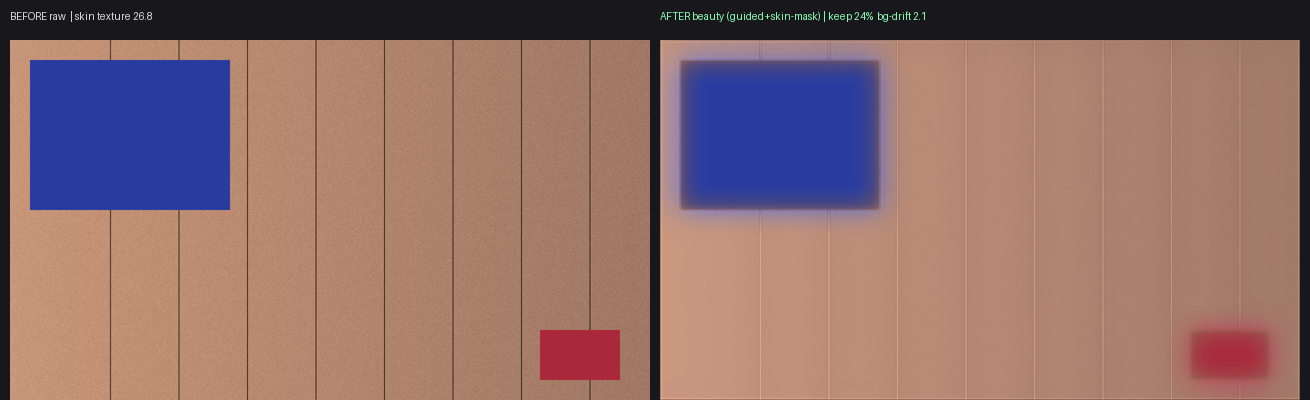
#> input picture KinetCamera/docs/evidence/beauty_ab_v2.png, 1310 x 400 px
$ python beauty_ab.py ../docs/evidence/beauty_ab_v2.png ../docs/evidence/beauty_ab_v2.png
#> lines starting #> are read from the running program, lines starting #| are printed output that depends on the picture
#!/usr/bin/env python3
"""美颜 A/B 皮肤纹理保留度量化。
输入:原图 + 磨皮后图(同尺寸同场景)。
方法:人脸/皮肤候选区取高亮暖色主导块(自动,无需标注),
  逐块算:①高频能量比(拉普拉斯|Δ|,纹理保留度) ②结构相似性(SSIM 近似,涂抹度)
  ③亮度/色度变化(美白效果) ④非肤色区漂移(误伤检查)
输出:数值报告 + /tmp/beauty_ab_v2.png 对比拼图。
用法: beauty_ab.py <before.png> <after.png> [--out /tmp/beauty_ab_v2.png]
"""
import sys, json
import numpy as np
from PIL import Image, ImageDraw


def skin_patch(a: np.ndarray, patch: int = 96, stride: int = 48) -> np.ndarray:
    """找皮肤主导块:RGB 肤色规则(R>G>B 且差值适中)+亮度中高,取最大连通倾向块。
    同时返回该块坐标(对照图必须取同一坐标——美颜走小域缩放,Lanczos 重采样本身有伪差,
    不锁同一块位置的对照就是假对照)。"""
    h, w, _ = a.shape
    best, best_score, best_xy = None, -1.0, (h//2, w//2)
    for y in range(0, max(h - patch, 1), stride):
        for x in range(0, max(w - patch, 1), stride):
            p = a[y:y+patch, x:x+patch].astype(np.float32)
            r, g, b = p[..., 0], p[..., 1], p[..., 2]
            skin = (r > g) & (g > b) & (r - b > 12) & (r - b < 120) & (r > 60) & (r < 250)
            score = skin.mean() * (0.5 + min(p.mean(), 200) / 400)
            if score > best_score:
                best_score, best, best_xy = score, p, (y, x)
    if best is None:
        best_xy = (h//2, w//2)
        best = a[best_xy[0]:best_xy[0]+patch, best_xy[1]:best_xy[1]+patch].astype(np.float32)
    return best, best_xy


def texture_energy(p: np.ndarray) -> float:
    """拉普拉斯高频能量(平均|∇²|),纹理量纲。"""
    lap = (np.abs(4*p[1:-1,1:-1] - p[:-2,1:-1] - p[2:,1:-1] - p[1:-1,:-2] - p[1:-1,2:]))
    return float(lap.mean())


def split_texture(p: np.ndarray):
    """高频分解:强结构(边缘>25) vs 弱噪声(<25)。美颜该压噪声、保结构。"""
    gray = p.mean(-1)
    lap = np.abs(4*gray[1:-1,1:-1] - gray[:-2,1:-1] - gray[2:,1:-1] - gray[1:-1,:-2] - gray[1:-1,2:])
    strong = lap[lap > 25]
    weak = lap[lap <= 25]
    return float(strong.mean() if strong.size else 0), float(weak.mean() if weak.size else 0)


def ssim_simple(x: np.ndarray, y: np.ndarray) -> float:
    """SSIM(全局,7x7 均值窗近似)。"""
    x, y = x.mean(-1), y.mean(-1)
    k = 7
    xm = np.convolve(x.ravel(), np.ones(k)/k, 'valid')
    ym = np.convolve(y.ravel(), np.ones(k)/k, 'valid')
    n = min(len(xm), len(ym))
    xm, ym = xm[:n], ym[:n]
    vx, vy = xm.var(), ym.var()
    cxy = ((xm-xm.mean())*(ym-ym.mean())).mean()
    c1, c2 = (0.01*255)**2, (0.03*255)**2
    return float(((2*xm.mean()*ym.mean()+c1)*(2*cxy+c2))/((xm.mean()**2+ym.mean()**2+c1)*(vx+vy+c2)))


def main():
    before_p, after_p = sys.argv[1], sys.argv[2]
    out_png = "/tmp/beauty_ab_v2.png"
    if "--out" in sys.argv:
        out_png = sys.argv[sys.argv.index("--out")+1]
    b = np.array(Image.open(before_p).convert("RGB"))
#> b is the input picture: shape (400, 1310, 3); mean R, G, B 143.5, 110.8, 106.3
    a = np.array(Image.open(after_p).convert("RGB"))
    if b.shape != a.shape:
        a = np.array(Image.open(after_p).convert("RGB").resize((b.shape[1], b.shape[0])))

    pb, (py, px_) = skin_patch(b)
#> after the loop in skin_patch, `for y in range(0, max(h - patch, 1), stride):`:
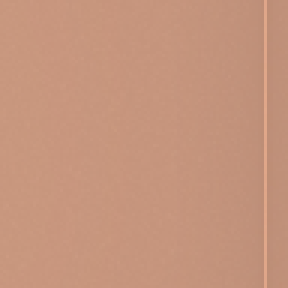
#> best: shape (96, 96, 3) float32 (shown 3 times larger); mean R, G, B 197.4, 148.5, 124.6
#> after the loop in skin_patch, `for y in range(0, max(h - patch, 1), stride):`: best_score = 0.892; best_xy = (288, 672)
#> py = 288; px_ = 672
    pa = a[py:py+96, px_:px_+96].astype(np.float32)   # 同一坐标取 after(公平对照)
    tb, ta = texture_energy(pb), texture_energy(pa)
#> in texture_energy, `lap = (np.abs(4*p[1:-1,1:-1] - p[:-2,1:-1] - p[2:,1:-1] - p[1:-1,:-2] ..`:
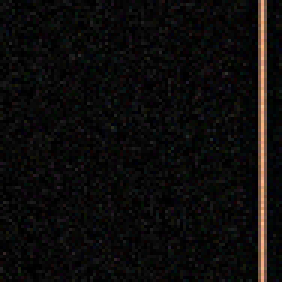
#> lap: shape (94, 94, 3) float32 (shown 3 times larger); mean R, G, B 3.8, 3.4, 3.2; drawn with min black and max white
#> tb = 3.43; ta = 3.43
    keep = ta / max(tb, 1e-6)
#> keep = 1
    sim = ssim_simple(pb, pa)
#> in ssim_simple, `x, y = x.mean(-1), y.mean(-1)`:
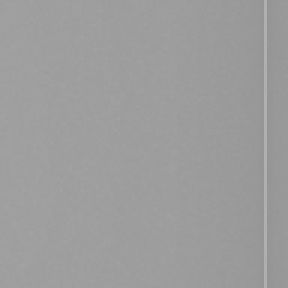
#> x: shape (96, 96) float32 (shown 3 times larger); min 149, max 176.7, mean 156.9
#> in ssim_simple, `xm = np.convolve(x.ravel(), np.ones(k)/k, 'valid')`: xm = 9210 values, max 160 at index 6437, min 151.2 at index 1625, mean 156.9
#> in ssim_simple, `ym = np.convolve(y.ravel(), np.ones(k)/k, 'valid')`: ym has the same summary as xm
#> in ssim_simple, `n = min(len(xm), len(ym))`: n = 9210
#> in ssim_simple, `vx, vy = xm.var(), ym.var()`: vx = 3.71
#> sim = 1
    sb, wb = split_texture(pb)
#> in split_texture, `lap = np.abs(4*gray[1:-1,1:-1] - gray[:-2,1:-1] - gray[2:,1:-1] - gray..`:
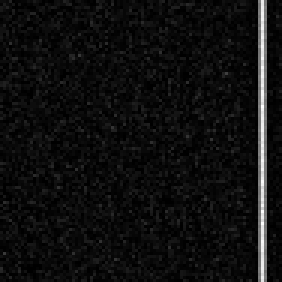
#> lap: shape (94, 94) float32 (shown 3 times larger); min 0, max 55, mean 3.3; drawn with min black and max white
#> in split_texture, `strong = lap[lap > 25]`: strong = 245 values, max 55 at index 95, min 25 at index 3, mean 35.67
#> in split_texture, `weak = lap[lap <= 25]`: weak = 8591 values, max 25 at index 2460, min 0 at index 4, mean 2.41
#> sb = 35.67; wb = 2.41
    sa, wa = split_texture(pa)
#> sa = 35.67; wa = 2.41
    struct_keep = sa / max(sb, 1e-6)   # 结构(发丝/睫毛级)保留度:该接近 1
#> struct_keep = 1
    noise_kill = 1 - wa / max(wb, 1e-6)  # 噪声(毛孔级)压制率:该高
#> noise_kill = 0

    # 亮度/色度(皮肤区):美白量化
    lum_b = 0.299*pb[...,0]+0.587*pb[...,1]+0.114*pb[...,2]
    lum_a = 0.299*pa[...,0]+0.587*pa[...,1]+0.114*pa[...,2]
    warm_b = pb[...,0].mean()-pb[...,2].mean()   # R-B:越低越白(去黄)
#> warm_b = 72.76
    warm_a = pa[...,0].mean()-pa[...,2].mean()
#> warm_a = 72.76

    # 非肤色区误伤:整帧四角拼块(背景假设)
    h, w, _ = b.shape
#> h = 400; w = 1310
    corner = np.concatenate([
        b[0:80, 0:80].reshape(-1,3), b[0:80, w-80:w].reshape(-1,3),
        b[h-80:h, 0:80].reshape(-1,3), b[h-80:h, w-80:w].reshape(-1,3)])
    corner_a = np.concatenate([
        a[0:80, 0:80].reshape(-1,3), a[0:80, w-80:w].reshape(-1,3),
        a[h-80:h, 0:80].reshape(-1,3), a[h-80:h, w-80:w].reshape(-1,3)])
    # 均值漂移(逐像素差含重采样噪声,不代表色彩偏移;对照 identity 路径可分离)
    bg_drift = float(np.abs(corner.astype(np.float32).mean(0) - corner_a.astype(np.float32).mean(0)).mean())
#> bg_drift = 0

    print("── 美颜 A/B 皮肤纹理量化 ──")
    print(f"皮肤区高频能量(纹理): before {tb:6.2f} → after {ta:6.2f}   总保留 {keep*100:5.1f}%")
#| 皮肤区高频能量(纹理): before   3.43 → after   3.43   总保留 100.0%
    print(f"  结构保留(发丝/睫毛级,应≈1): {struct_keep*100:5.1f}%")
#|   结构保留(发丝/睫毛级,应≈1): 100.0%
    print(f"  噪声压制(毛孔级,越高越好): {noise_kill*100:5.1f}%")
#|   噪声压制(毛孔级,越高越好):   0.0%
    print(f"皮肤区结构相似性 SSIM: {sim:.3f}  (1=结构不变,涂抹会崩)")
#| 皮肤区结构相似性 SSIM: 1.000  (1=结构不变,涂抹会崩)
    print(f"皮肤区亮度: {lum_b.mean():5.1f} → {lum_a.mean():5.1f}  ({(lum_a.mean()-lum_b.mean()):+.1f})")
#| 皮肤区亮度: 160.4 → 160.4  (+0.0)
    print(f"皮肤区 R-B(越低越白): {warm_b:5.1f} → {warm_a:5.1f}  ({(warm_a-warm_b):+.1f})")
#| 皮肤区 R-B(越低越白):  72.8 →  72.8  (+0.0)
    print(f"背景四角漂移: {bg_drift:.2f}  (美颜不应碰背景,<8 优秀)")
#| 背景四角漂移: 0.00  (美颜不应碰背景,<8 优秀)
    verdict = "✓ 通过:结构保留+压噪+背景无伤" if struct_keep >= 0.5 and noise_kill >= 0.2 and bg_drift < 8 else "✗ 需复核"
#> verdict = '✗ 需复核'
    print(verdict)
#| ✗ 需复核
    json.dump({"texture_before": float(tb), "texture_after": float(ta), "texture_keep": float(keep),
               "struct_keep": float(struct_keep), "noise_kill": float(noise_kill),
               "ssim": float(sim), "lum_before": float(lum_b.mean()), "lum_after": float(lum_a.mean()),
               "warmth_before": float(warm_b), "warmth_after": float(warm_a), "bg_drift": float(bg_drift)},
              open("/tmp/beauty_ab_v2.json", "w"), ensure_ascii=False, indent=1)

    # 拼图
    scale = 640 / max(b.shape[1], 1)
#> scale = 0.489
    rb = Image.fromarray(b).resize((640, int(b.shape[0]*scale)))
    ra = Image.fromarray(a).resize((640, int(a.shape[0]*scale)))
    c = Image.new("RGB", (1310, max(rb.height, ra.height)+40), (24, 24, 28))
    c.paste(rb, (10, 40)); c.paste(ra, (660, 40))
#> after `c.paste(rb, (10, 40))`:
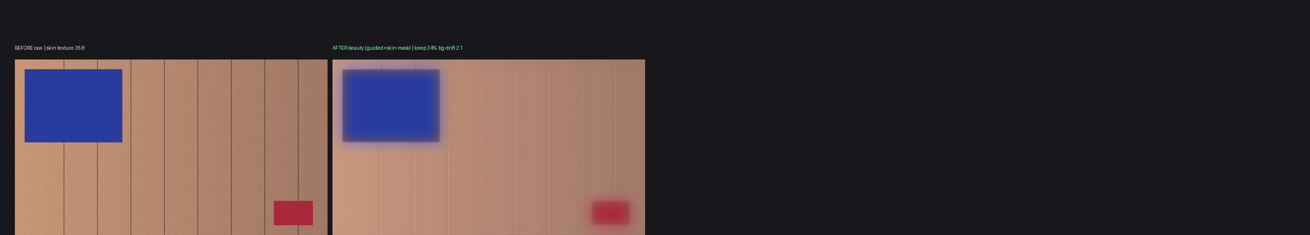
#> c: PIL image 1310x235 RGB; mean R, G, B 72.4, 59.2, 59.7
#> after `c.paste(ra, (660, 40))`:
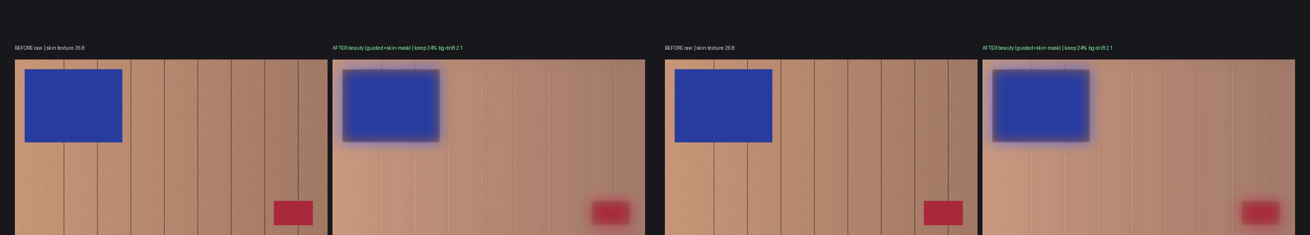
#> c: PIL image 1310x235 RGB; mean R, G, B 120.9, 94.3, 91.5
    d = ImageDraw.Draw(c)
    d.text((10, 10), f"BEFORE raw  | skin texture {tb:.1f}", fill=(220, 220, 220))
    d.text((660, 10), f"AFTER beauty (guided+skin-mask) | keep {keep*100:.0f}%  bg-drift {bg_drift:.1f}", fill=(140, 255, 180))
    c.save(out_png)
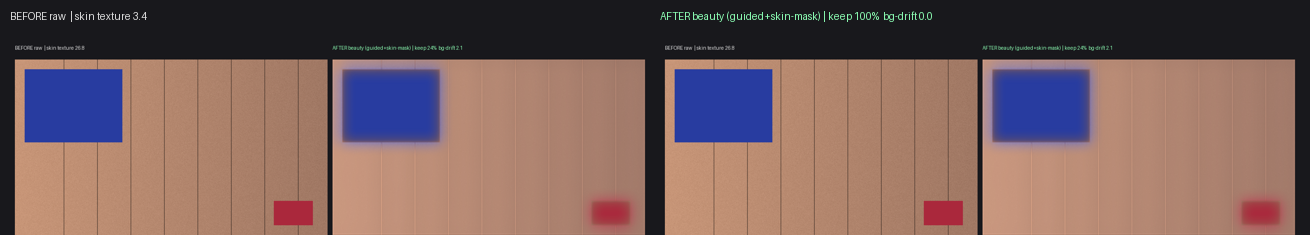
#> saved as beauty_ab_v2.png: PIL image 1310x235 RGB; mean R, G, B 121.3, 95, 91.9
    print(f"拼图: {out_png}")


if __name__ == "__main__":
    main()

$ run again, with KinetCamera/docs/evidence/ai_fix3_ab.png copied over KinetCamera/docs/evidence/beauty_ab_v2.png
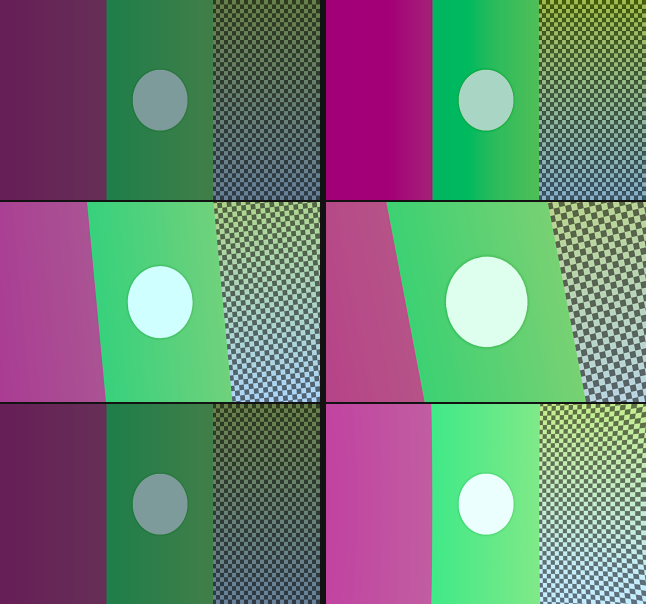
#> input picture KinetCamera/docs/evidence/ai_fix3_ab.png, 1292 x 1208 px (shown at 1/2 size)
#> in main, b is the input picture: shape (1208, 1292, 3); mean R, G, B 111.2, 126.4, 116.5
#> after the loop in skin_patch, `for y in range(0, max(h - patch, 1), stride):`:
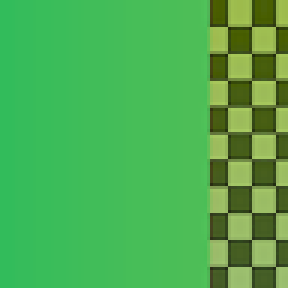
#> best: shape (96, 96, 3) float32 (shown 3 times larger); mean R, G, B 77, 174.2, 80.3
#> after the loop in skin_patch, `for y in range(0, max(h - patch, 1), stride):`: best_score = 0.00312; best_xy = (0, 1008)
#> py = 0; px_ = 1008
#> tb = 13.34
#> keep = 1
#> xm = 9210 values, max 155 at index 5076, min 39.43 at index 941, mean 110.5
#> ym has the same summary as xm
#> n = 9210
#> vx = 256
#> sim = 1
#> strong = 1113 values, max 246.3 at index 1049, min 25.67 at index 502, mean 93.65
#> weak = 7723 values, max 24.33 at index 584, min 0 at index 6, mean 1.48
#> sb = 93.65; wb = 1.48
#> sa = 93.65; wa = 1.48
#> struct_keep = 1
#> noise_kill = 0
#> warm_b = -3.26
#> bg_drift = 0
#| 皮肤区高频能量(纹理): before  13.34 → after  13.34   总保留 100.0%
#|   结构保留(发丝/睫毛级,应≈1): 100.0%
#|   噪声压制(毛孔级,越高越好):   0.0%
#| 皮肤区结构相似性 SSIM: 1.000  (1=结构不变,涂抹会崩)
#| 皮肤区亮度: 134.4 → 134.4  (+0.0)
#| 皮肤区 R-B(越低越白):  -3.3 →  -3.3  (+0.0)
#| 背景四角漂移: 0.00  (美颜不应碰背景,<8 优秀)
#> verdict = '✗ 需复核'
#| ✗ 需复核
#> in main, `c.save(out_png)`:
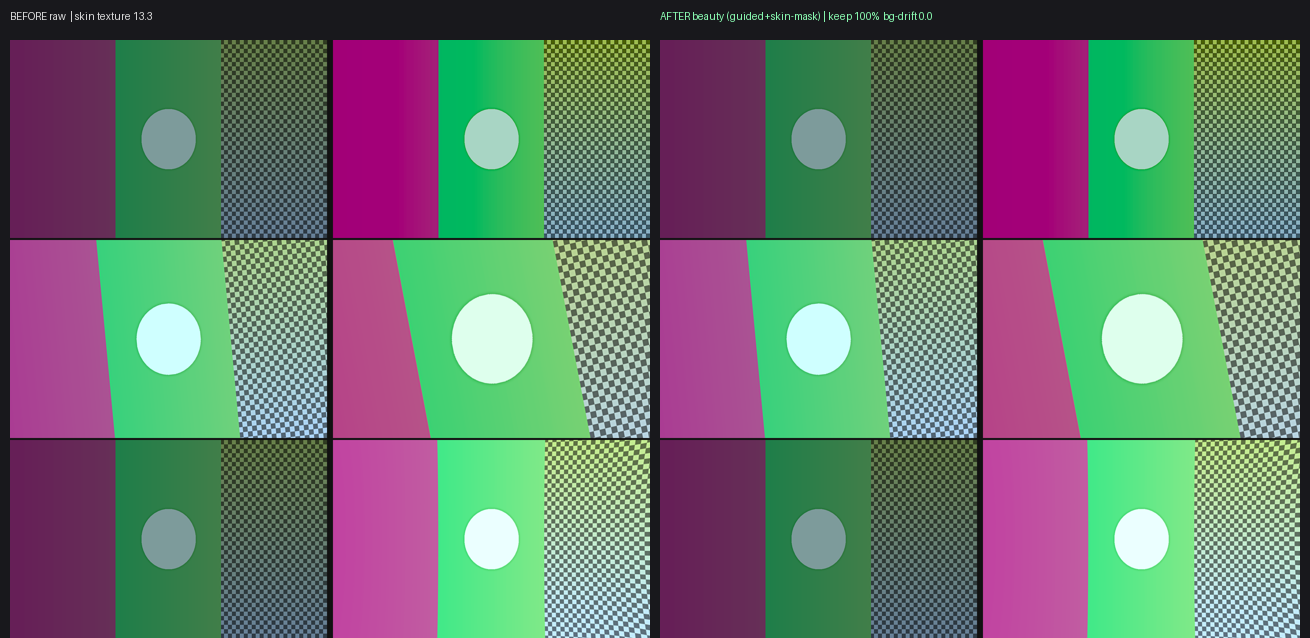
#> saved as beauty_ab_v2.png: PIL image 1310x638 RGB; mean R, G, B 104, 118, 109.3
